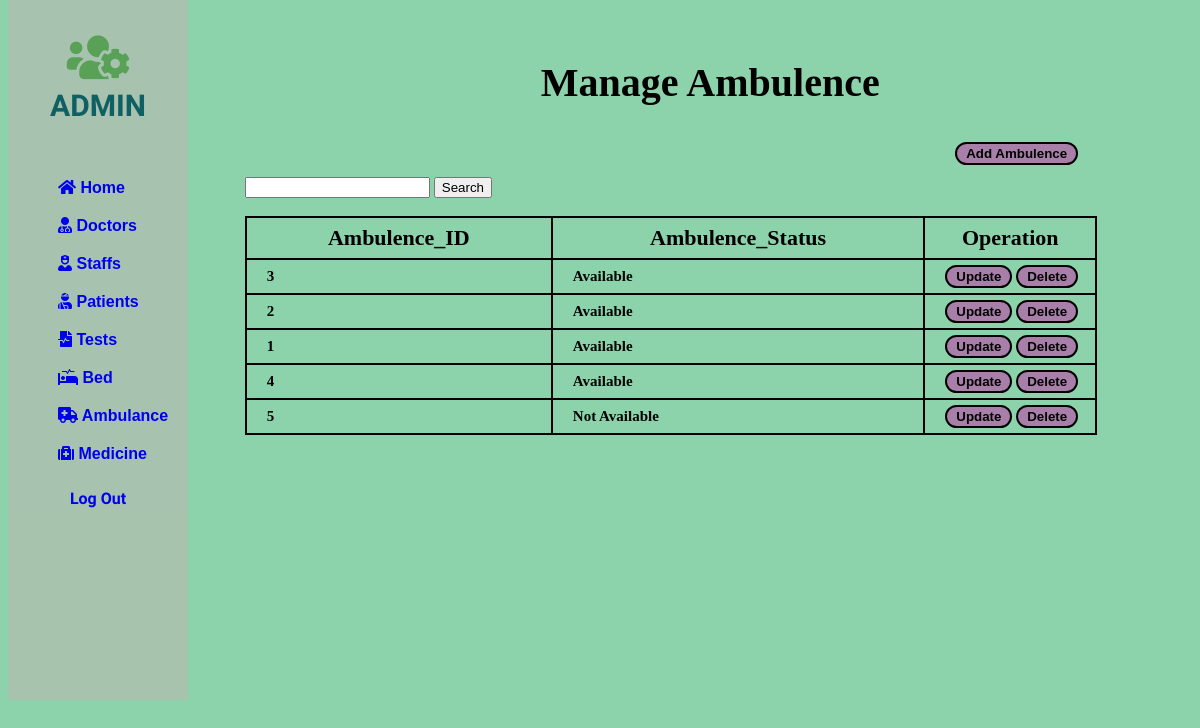
The app's page /php/Ambulence/ambulence.php with its own data.
### tables this page shows
CREATE TABLE IF NOT EXISTS `ambulence` (
  `Amb_ID` int(11) NOT NULL,
  `Amb_Status` enum('Available','Not Available') NOT NULL,
  `P_ID` int(11) DEFAULT NULL,
  PRIMARY KEY (`Amb_ID`),
  UNIQUE KEY `Amb_ID` (`Amb_ID`)
);

### php/Ambulence/ambulence.php (the view, shortened to what this page needs)
<!DOCTYPE html>
<html lang="en">
<head>
    <link rel="stylesheet" href="https://use.fontawesome.com/releases/v5.15.4/css/all.css">
</head>
<body>
    <div class="slidebar">
        <header>
            <span>
                <i class="fas fa-users-cog"></i><br>
            </span>
            ADMIN
        </header>
        <ul>
            <li>
                <a href="/php/home.php"><i class="fas fa-home"></i> Home</a>
            </li>
            <li>
                <a href="/php/Doctor/doctor.php"><i class="fas fa-user-md"></i> Doctors</a>
            </li>
            <li>
                <a href="/php/staff/staff.php"><i class="fas fa-user-nurse"></i> Staffs</a>
            </li>
            <li>
                <a href="/php/patient/patient.php"><i class="fas fa-user-injured"></i> Patients</a>
            </li>
            <li>
                <a href="/php/test/test.php"><i class="fas fa-file-medical-alt"></i> Tests</a>
            </li>
            <li>
                <a href="/php/bed/bed.php"><i class="fas fa-procedures"></i> Bed</a>
            </li>
            <li>
                <a href="/php/Ambulence/ambulence.php"><i class="fas fa-ambulance"></i> Ambulance</a>
            </li>
            <li>
                <a href="/php/medicine/medicine.php"><i class="fas fa-medkit"></i> Medicine</a>
            </li>
        </ul>
        <div>
            <a style="text-decoration: none;" href="/php/index.php">
                <div class="logout">
                    Log Out
                </div>
            </a>
        </div>
    </div>
    <div class="container">
        <div class="row">
            <div style="margin-left: 45%; margin-top: 5%;">
                <h2>Manage <b>Ambulence</b></h2>
            </div>
            <div style="margin-left: 80%; margin-top: 3%;">
                <button><a href="/php/Ambulence/add-ambulence.php">Add Ambulence</a></button>
            </div>
        </div>
    </div>
    <div class="card-body">
        <div style="margin-left: 20%; margin-top: 1%;">
        <form method="post" action="search.php">
                <input type="text" name="search" required />
                <input type="submit" value="Search" />
            </form>
            <br>
            <table id="dataTable" width="90%" cellspacing="10">
                <thead>
                    <tr>
                        <th>Ambulence_ID</th>
                        <th>Ambulence_Status</th>
                        <th> Operation </th>
                    </tr>
                </thead>
                <tbody>
                    <?php
                    include 'db_conn.php';
                    $sql = " SELECT * FROM ambulence LIMIT 5";
                    $query = mysqli_query($conn, $sql);
                    while ($Patient_data = mysqli_fetch_array($query)) {
                    ?>
                        <tr>
                            <td><b><?php echo $Patient_data['Amb_ID']; ?></b></td>
                            <td><?php echo $Patient_data['Amb_Status'];  ?></td>
                            <td style="width: 140px;">
                                <button> <a href="/php/Ambulence/update.php?Amb_ID=<?php echo $Patient_data['Amb_ID'];  ?>" class="btn btn-success"><b>Update</b></a></button>
                                <button><a href="/php/Ambulence/Delete.php?Amb_ID=<?php echo $Patient_data['Amb_ID']; ?>" class="btn btn-danger"><b>Delete</b></a></button>
                            </td>
                        </tr>
                    <?php
                    }
                    ?>
                </tbody>
            </table>
        </div>
    </div>
</body>
</html>

### php/Ambulence/ambulence.php (style rules this page uses)
body { background: rgba(96, 193, 138, 0.722); }
.slidebar { border: 20px; width: 15%; height: 700px; position: fixed; top: 0px; background-color: rgba(195, 179, 179, 0.493); }
.slidebar header { padding: 30px 10px; text-align: center; font-family: 'Mochiy Pop P One', sans-serif; font-size: 30px; font-weight: bolder; color: rgb(16, 95, 98); }
.slidebar header span { font-size: 50px; color: rgb(89, 161, 87); }
.slidebar ul li { list-style: none; padding: 10px; font-family: 'Lucida Sans', 'Lucida Sans Regular', 'Lucida Grande', 'Lucida Sans Unicode', Geneva, Verdana, sans-serif; font-weight: bolder; }
.slidebar ul li a { text-decoration: none; }
table, th, td { border: 1px solid black; border-collapse: collapse; }
h2 { font-size: 40px; }
table { border: 2px solid black; }
th { padding: 7px; border: 2px solid black; font-size: 22px; }
td { border: 2px solid black; padding: 5px 10px 5px 20px; font-size: 15px; font-weight: bolder; }
button { border: solid 2px black; border-radius: 15px; padding: 2px 6px; background-color: rgb(167, 127, 169); }
button a { text-decoration: none; color: black; font-weight: bolder; padding: 2px 3px; }
.logout { text-align: center; margin-top: 10px; font-family: 'Mochiy Pop P One', sans-serif; font-weight: bolder; }

### records on screen
ambulence: Amb_ID "3", Amb_Status "Available"
ambulence: Amb_ID "2", Amb_Status "Available"
ambulence: Amb_ID "1", Amb_Status "Available"
ambulence: Amb_ID "4", Amb_Status "Available"
ambulence: Amb_ID "5", Amb_Status "Not Available"
